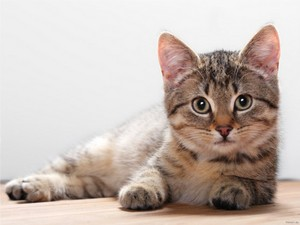
//> input picture day3/erosion_diletion/cat.jpg, 300 x 225 px
$ ./Erosion cat.jpg   (built with g++ and OpenCV 4)
//> lines starting //> are read from the running program, lines starting //| are printed output that depends on the picture
#include "opencv2/imgproc.hpp"
#include "opencv2/highgui.hpp"
#include <iostream>
using namespace cv;
using namespace std;

Mat src, erosion_dst, dilation_dst;

int erosion_elem = 0;
int erosion_size = 0;
int dilation_elem = 0;
int dilation_size = 0;
int const max_elem = 2;
int const max_kernel_size = 21;

void Erosion(int, void*);
void Dilation(int, void*);

int main(int argc, char** argv)
{
    CommandLineParser parser(argc, argv, "{@input | LinuxLogo.jpg | input_image}");
    src = imread(samples::findFile(parser.get<string>("@input")), IMREAD_COLOR);
//> src is the input picture: 225 rows x 300 cols, CV_8UC3; mean B, G, R 177.2, 184.4, 197.4

    if(src.empty()){
        cout << "Could not open or find the image!\n" << endl;
        cout << "Usage: " << argv[0] << " <Input image>" << endl;
        return -1;
    }

    namedWindow("Erosion Demo", WINDOW_AUTOSIZE);
    namedWindow("Dilation Demo", WINDOW_AUTOSIZE);
    moveWindow("Dilation Demo", src.cols, 0);

    createTrackbar("Element:\n 0: Rect \n 1: Cross \n 2: Ellipse", "Erosion Demo",
    &erosion_elem, max_elem, Erosion);
//> slider 'Element:\n 0: Rect \n 1: Cross \n' is set to 1

    createTrackbar( "Kernel size:\n 2n +1", "Erosion Demo",
          &erosion_size, max_kernel_size,
          Erosion );
//> slider 'Kernel size:\n 2n +1' is set to 7
    createTrackbar( "Element:\n 0: Rect \n 1: Cross \n 2: Ellipse", "Dilation Demo",
            &dilation_elem, max_elem,
            Dilation );
//> slider 'Element:\n 0: Rect \n 1: Cross \n' is set to 1
    createTrackbar( "Kernel size:\n 2n +1", "Dilation Demo",
            &dilation_size, max_kernel_size,
            Dilation );
//> slider 'Kernel size:\n 2n +1' is set to 7

    Erosion(0, 0);
    Dilation(0, 0);

    waitKey(0);

    return 0;
}

void Erosion(int, void*){
    int erosion_type = 0;
    if (erosion_elem == 0){
        erosion_type = MORPH_RECT;
    } else if (erosion_elem == 1){
        erosion_type = MORPH_CROSS;
    } else if (erosion_elem == 2){
        erosion_type = MORPH_ELLIPSE;
    }

    Mat element = getStructuringElement(erosion_type,
        Size(2 * erosion_size+1, 2 * erosion_size+1),
        Point(erosion_size, erosion_size));
    erode(src, erosion_dst, element);
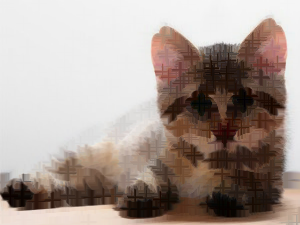
//> erosion_dst: 225 rows x 300 cols, CV_8UC3; mean B, G, R 148.1, 155.3, 169
    imshow("Erosion Demo", erosion_dst);
}

void Dilation(int, void*){
    int dilation_type = 0;
    if (dilation_elem == 0){
        dilation_type = MORPH_RECT;
    } else if (dilation_elem == 1){
        dilation_type = MORPH_CROSS;
    } else if (dilation_elem == 2){
        dilation_type = MORPH_ELLIPSE;
    }

    Mat element = getStructuringElement(dilation_type,
        Size(2 * dilation_size+1, 2 * dilation_size+1),
        Point(dilation_size, dilation_size));
    dilate(src, dilation_dst, element);
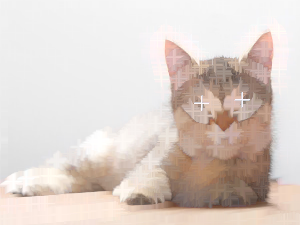
//> dilation_dst: 225 rows x 300 cols, CV_8UC3; mean B, G, R 202.6, 209.2, 220.8
    imshow("Dilation Demo", dilation_dst);
}
